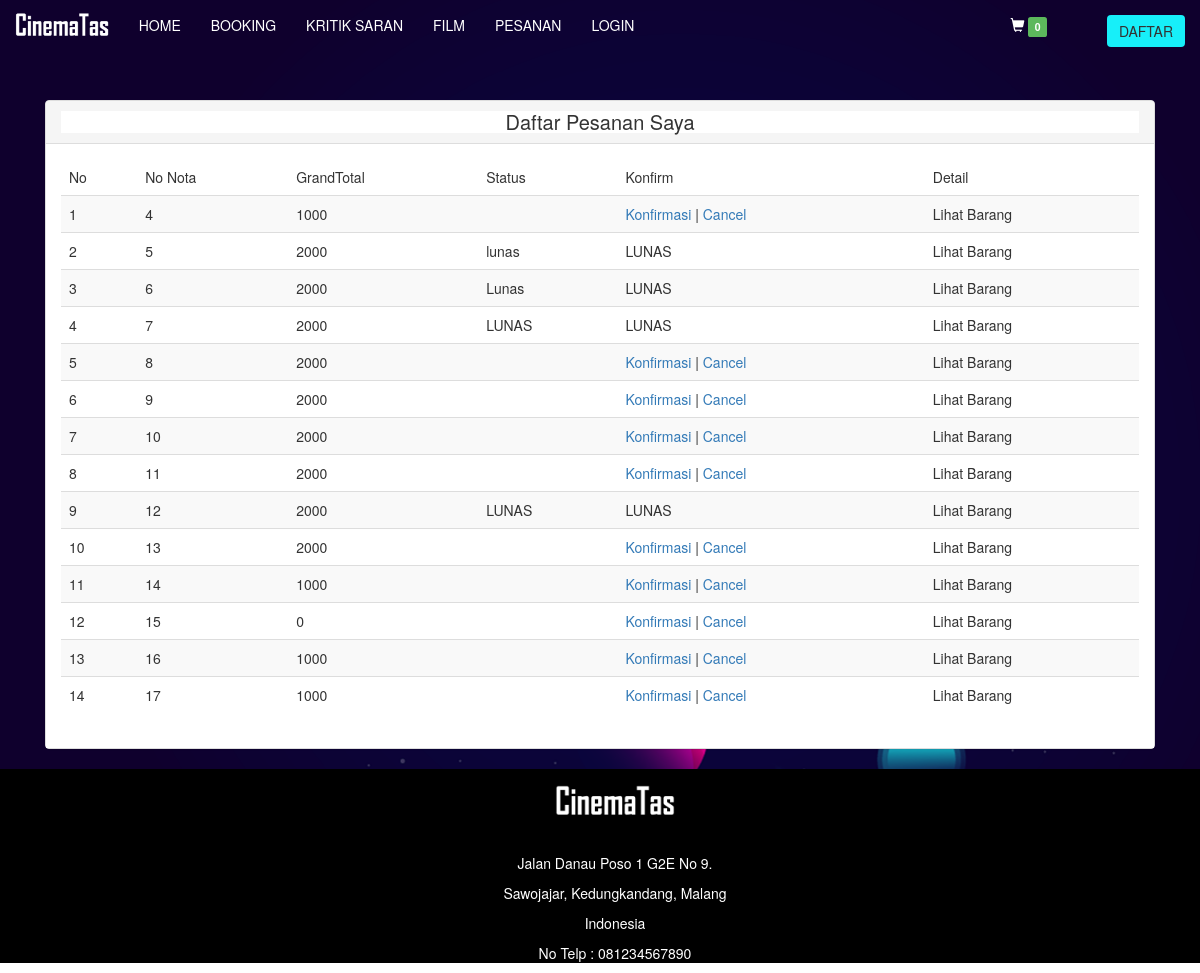
The page /index.php/pesanan on the database its author committed.
### tables this page shows
CREATE TABLE `nota` (
  `id_nota` int(11) NOT NULL,
  `id_pembeli` int(11) DEFAULT NULL,
  `tgl_pembelian` date DEFAULT NULL,
  `grandtotal` int(11) DEFAULT NULL,
  `status` varchar(20) DEFAULT NULL,
  `bukti` varchar(100) DEFAULT NULL
);

### application/controllers/Pesanan.php (called while the page is built, shortened)
<?php
class Pesanan extends CI_Controller {
public function __construct()
{
	$this->load->model('m_pesan','psn');
}
	public function index()
	{
		$data['pesanan']=$this->psn->tm_pesan();
		$data['konten']="v_pesan";
		$this->load->view('template',$data, FALSE);
	}
}

### index.php (called while the page is built, shortened)
<?php
require_once BASEPATH.'core/CodeIgniter.php';

### application/models/M_pesan.php (called while the page is built, shortened)
<?php
class M_pesan extends CI_Model {
		public function tm_pesan ()
	{
		return $this->db->where('id_pembeli',$this->session->userdata('id_pembeli'))->get('nota')->result();
	}
}

### application/views/v_pesan.php (the view)
<div class="col-md-12 jarak-atas col-md-offset">
<div class="panel panel-default" >
  <div class="panel-heading">
    <h3 class="panel-title">Daftar Pesanan Saya</h3>
  </div>
  <div class="panel-body" style="background-color: white">
<table id="example1" class="table table-hover table-striped datatable">
	<thead>
		<tr>
			<td>No</td>
			<td>No Nota</td>
			<td>GrandTotal</td>
			<td>Status</td>
			<td>Konfirm</td>
			<td>Detail</td>
		</tr>
	</thead>
	<tbody>
		<?php
$no=0;
		foreach ($pesanan as $psn):
			$no++;?>
			<tr>
			<td><?=$no?></td>
			<td><?=$psn->id_nota?></td>
			<td><?=$psn->grandtotal?></td>
			<td><?=$psn->status?></td>
			<td>
				<?php  if ($psn->status==""): ?>
				<a href="<?=base_url('index.php/cart/konfirm/'.$psn->id_nota)?>">Konfirmasi</a> |
				<a href="<?=base_url('index.php/pesanan/hapus/'.$psn->id_nota)?>">Cancel</a>
			<?php else: ?>
				LUNAS
			<?php endif ?>
			</td>
			<td>Lihat Barang</td>
			</tr>
		<?php endforeach ?>
	</tbody>
</table>
</div>
</div>
</div>

### application/views/template.php (shortened to what this page needs)
<!DOCTYPE html>
<html>
<head>
  <link rel="stylesheet" type="text/css" href="<?=base_url()?>asset/css/bootstrap.css">
  <link rel="stylesheet" type="text/css" href="<?=base_url()?>asset/stylebioskop.css">
  <link rel="stylesheet" href="<?=base_url()?>asset/font-awesome/css/font-awesome.min.css">
</head>
<body>
<div class="paralax">
  <nav class="navbar navbar-default navbar-fixed-top" role="navigation">
  <div class="container-fluid">
     <div class="navbar-header">
     <a class="navbar-brand" href="#"><img src="<?=base_url()?>asset/img/logo1.png" ></a>
     </div>
        <div class="collapse navbar-collapse" id="bs-example-navbar-collapse-1">
    <ul class="nav navbar-nav">
        <li><a href="<?=base_url()?>index.php/bioskop/home">HOME</a></li>
        <li><a href="<?=base_url()?>index.php/bioskop/tiket">BOOKING</a></li>
        <li><a href="<?=base_url()?>index.php/bioskop/kritik">KRITIK SARAN</a></li>
        <li><a href="<?=base_url()?>index.php/bioskop/tm_film">FILM</a></li>
        <li><a href="<?=base_url()?>index.php/pesanan">PESANAN</a></li>
        <li><a href="<?=base_url()?>index.php/bioskop/logout">
        <?php if($this->session->userdata('login')==TRUE){
          echo "LOGOUT";
        }else{
          echo "LOGIN";
        }
        ?>
          </a></li>
    </ul>
     <ul class="nav navbar-nav navbar-right">
        <li><a href="<?=base_url()?>index.php/cart" class="" >
          <span class="glyphicon glyphicon-shopping-cart"></span>
              <span class="label label-success">
              <?=$this->cart->total_items();?>
              </span></a></li>
        <li><a href="#"><?php echo $this->session->userdata('username');?></a></li>
        <li><a href="<?=base_url()?>index.php/bioskop/register"><button type="button"  style="background-color: #17EFF9; border:transparent;" class="btn btn-default">DAFTAR</button></a></li>
    </ul>
  </div>
  </div>
</nav>
<div class="container jarak-atas">
<?php
  $this->load->view($konten);
?>
            </div>
            </div>
<div class="footer"><center>
<center><img src="<?=base_url()?>asset/img/logo1.png" style="width:10%; margin-left:30px;">
<br>
<br>
<p style="color:white;margin-left:30px">Jalan Danau Poso 1 G2E No 9.</p>
<p style="color:white;margin-left:30px">Sawojajar, Kedungkandang, Malang</p>
<p style="color:white;margin-left:30px">Indonesia</p>
<p style="color:white;margin-left:30px">No Telp : 081234567890</p></center>
</div>
</body>
</html>

### asset/stylebioskop.css (style rules this page uses)
.navbar-brand img { height:100%; }
.navbar-brand { float: left; height: 50px; padding: 0px 15px; font-size: 18px; line-height: 20px; }
.navbar-default { background-color:transparent; border-color:transparent; transition:all 0.5s; }
.navbar-default .navbar-nav >li >a { color: #fff; transition:all 0.5s; }
.jarak-atas { margin-top:50px; }
.paralax { height:100%; width:100%; background-image:url(img/bg.png); background-size:cover; background-attachment: fixed; display:table; }
.panel-title { background-color: white; font-size: 20px; text-align:center; }
.panel-heading { background-color: #f5f5f5; border-color: transparent; }
.panel-body { background-color: #0f002d; border-color: transparent; }
.footer { width:100%; height:8%; background-color: black; }

### rows shown on the page
nota: id_nota "4", grandtotal "1000"
nota: id_nota "5", grandtotal "2000", status "lunas", shows "LUNAS"
nota: id_nota "6", grandtotal "2000", status "Lunas", shows "LUNAS"
nota: id_nota "7", grandtotal "2000", status "LUNAS"
nota: id_nota "8", grandtotal "2000"
nota: id_nota "9", grandtotal "2000"
nota: id_nota "10", grandtotal "2000"
nota: id_nota "11", grandtotal "2000"
nota: id_nota "12", grandtotal "2000", status "LUNAS"
nota: id_nota "13", grandtotal "2000"
nota: id_nota "14", grandtotal "1000"
nota: id_nota "15", grandtotal "0"
nota: id_nota "16", grandtotal "1000"
nota: id_nota "17", grandtotal "1000"

### other values the page prints
$this->cart->total_items() "0"
